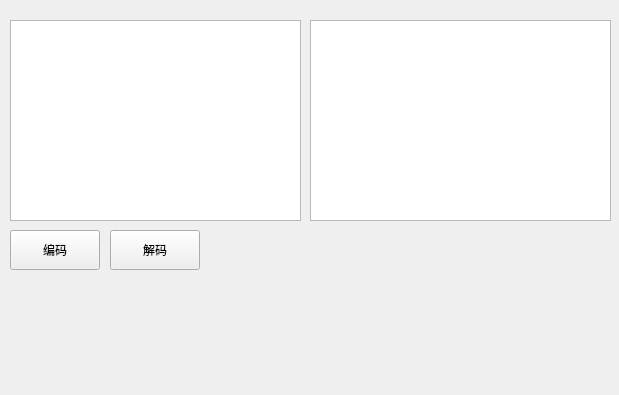
<?xml version="1.0" encoding="UTF-8"?>
<ui version="4.0">
 <class>BaseWidget</class>
 <widget class="QWidget" name="BaseWidget">
  <property name="geometry">
   <rect>
    <x>0</x>
    <y>0</y>
    <width>619</width>
    <height>395</height>
   </rect>
  </property>
  <property name="minimumSize">
   <size>
    <width>90</width>
    <height>40</height>
   </size>
  </property>
  <property name="windowTitle">
   <string>Form</string>
  </property>
  <widget class="QPlainTextEdit" name="txt_left">
   <property name="geometry">
    <rect>
     <x>10</x>
     <y>20</y>
     <width>291</width>
     <height>201</height>
    </rect>
   </property>
   <property name="plainText">
    <string/>
   </property>
  </widget>
  <widget class="QPlainTextEdit" name="txt_right">
   <property name="geometry">
    <rect>
     <x>310</x>
     <y>20</y>
     <width>301</width>
     <height>201</height>
    </rect>
   </property>
   <property name="readOnly">
    <bool>true</bool>
   </property>
  </widget>
  <widget class="QPushButton" name="btn_encode">
   <property name="geometry">
    <rect>
     <x>10</x>
     <y>230</y>
     <width>90</width>
     <height>40</height>
    </rect>
   </property>
   <property name="minimumSize">
    <size>
     <width>90</width>
     <height>40</height>
    </size>
   </property>
   <property name="maximumSize">
    <size>
     <width>90</width>
     <height>40</height>
    </size>
   </property>
   <property name="text">
    <string>编码</string>
   </property>
  </widget>
  <widget class="QPushButton" name="btn_decode">
   <property name="geometry">
    <rect>
     <x>110</x>
     <y>230</y>
     <width>90</width>
     <height>40</height>
    </rect>
   </property>
   <property name="minimumSize">
    <size>
     <width>90</width>
     <height>40</height>
    </size>
   </property>
   <property name="maximumSize">
    <size>
     <width>90</width>
     <height>40</height>
    </size>
   </property>
   <property name="text">
    <string>解码</string>
   </property>
  </widget>
 </widget>
 <resources/>
 <connections/>
</ui>
